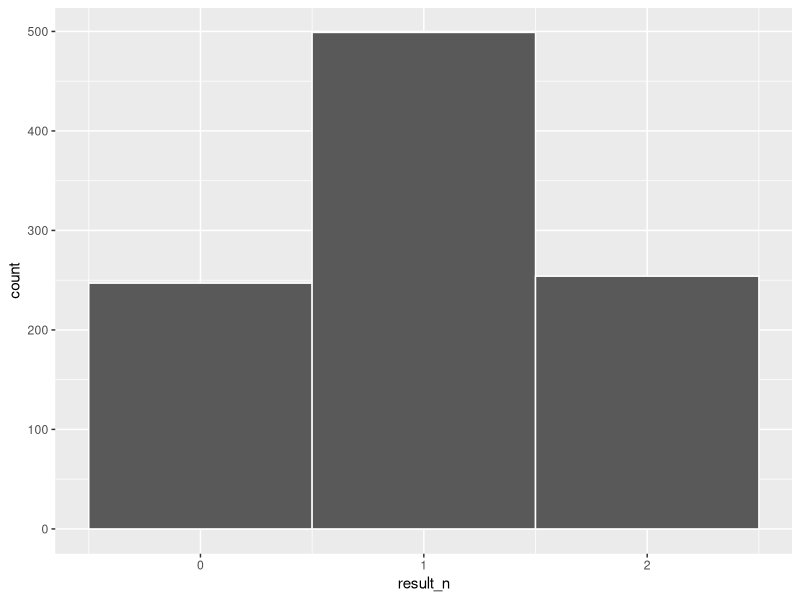
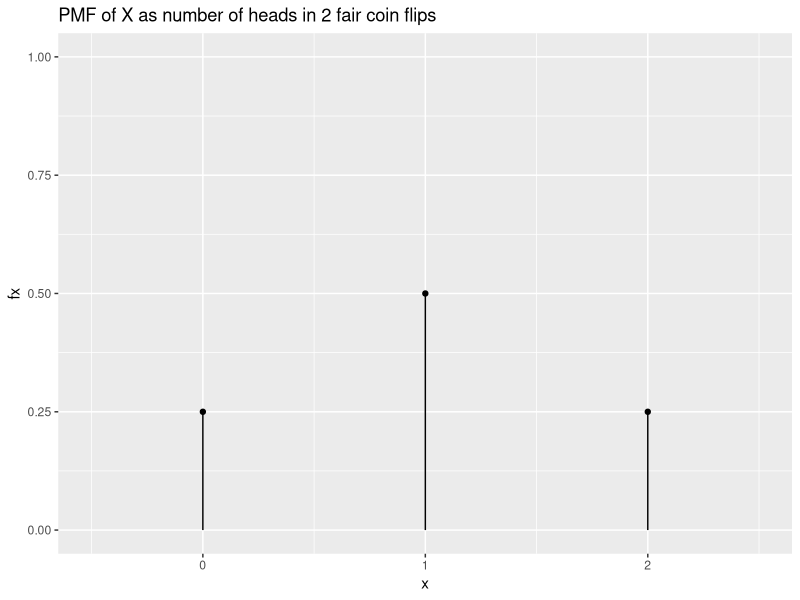
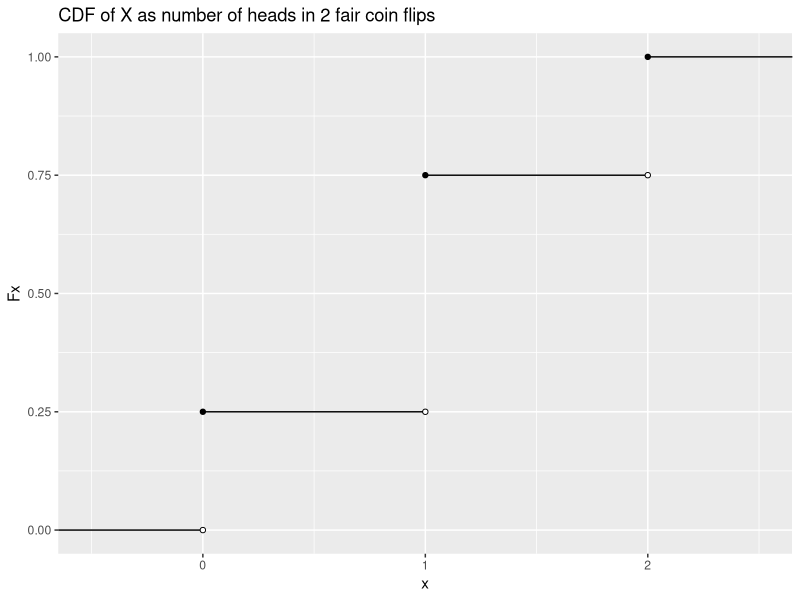
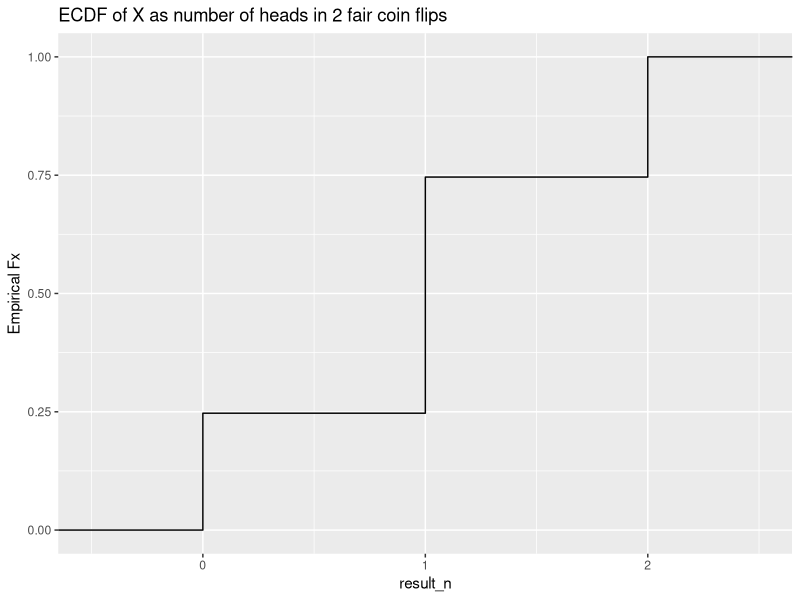
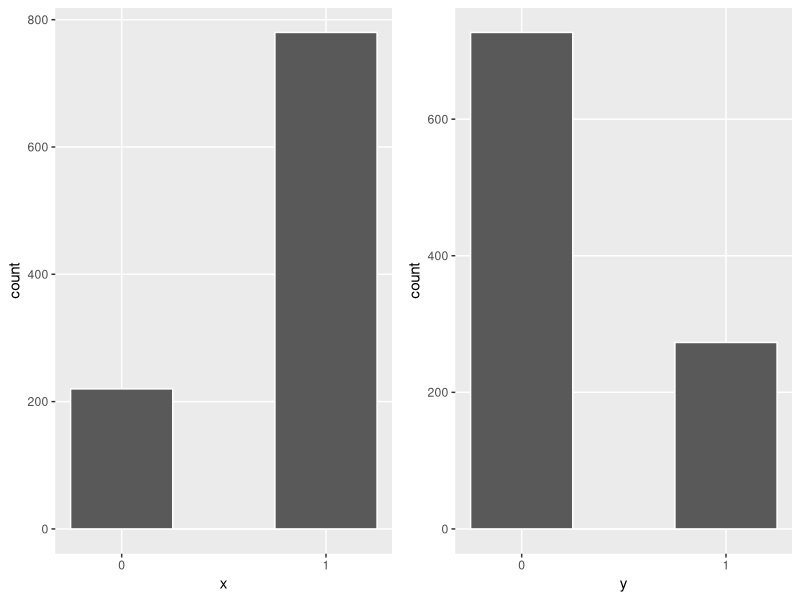
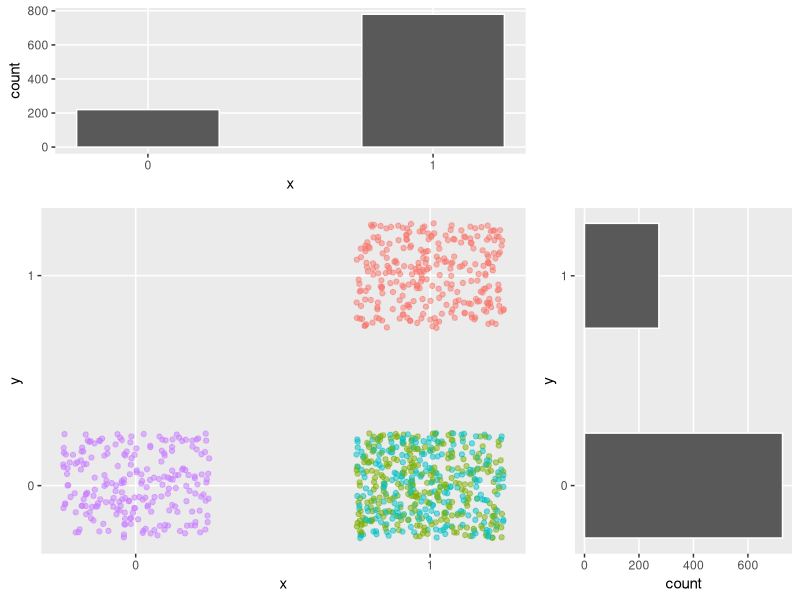
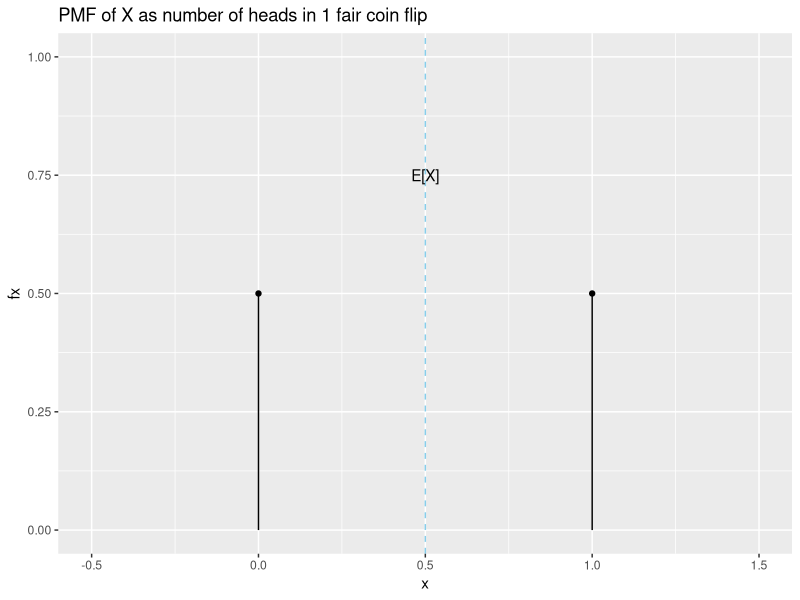
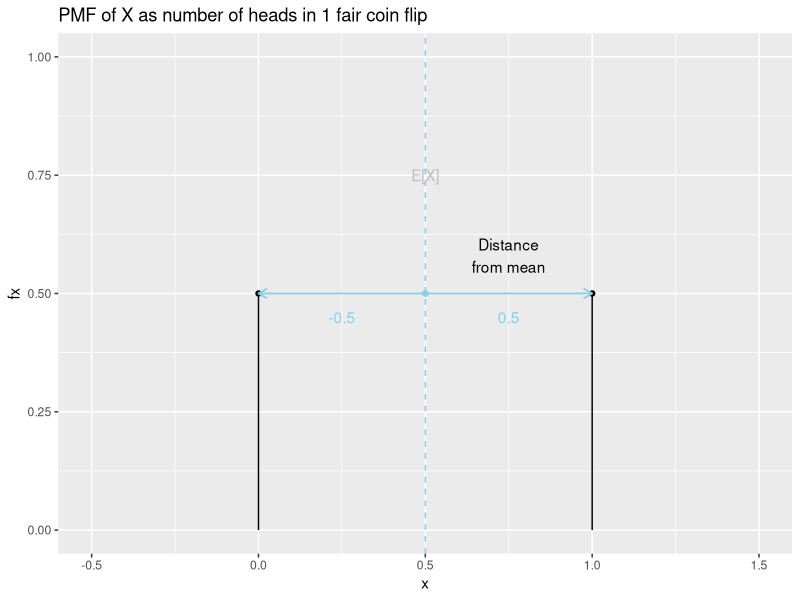

Generate these figures, in order, with R:
## ---- chunk 1
library(tidyverse)
library(gridExtra)
set.seed(60637)
## ---- chunk 2
X <- c(0, 1, 2)
probs <- c(0.25, 0.5, 0.25)

sample(x = X,
       size = 1,
       prob = probs)

## ---- chunk 3
n <- 1000
result_n <- sample(x = X,
                   size = n,
                   prob = probs,
                   replace = TRUE)

table(result_n)
## ---- chunk 4

prop.table(table(result_n))

## ---- chunk 5

ggplot(tibble(result_n), aes(x = result_n)) +
  geom_histogram(bins = 3, position = 'identity', color = 'white')

## ---- chunk 6
plotdata <- tibble(
  x = c(-1, 0, 1, 2),
  xend = c(0, 1, 2, 3),
  fx = c(0, 1/4, 1/2, 1/4),
  Fx = cumsum(fx)
)

ggplot(plotdata, aes(x = x, y = fx)) +
  geom_point() +
  coord_cartesian(xlim = c(-0.5, 2.5),
                  ylim = c(0,1)) +
  geom_segment(aes(x = x, y = c(0,0,0,0), xend = x, yend = fx)) +
  ggtitle('PMF of X as number of heads in 2 fair coin flips')
## ---- chunk 7
ggplot(plotdata, aes(x = x, y = Fx)) +
  geom_segment(aes(x = x, y = Fx, xend = xend, yend = Fx)) + 
  geom_point() +
  geom_point(aes(x = xend, y = Fx), shape= 21, fill = 'white') +
  coord_cartesian(xlim = c(-0.5, 2.5),
                  ylim = c(0,1)) +
  ggtitle('CDF of X as number of heads in 2 fair coin flips')
## ---- chunk 8

ggplot(tibble(result_n), aes(x = result_n)) +
  stat_ecdf() +
  coord_cartesian(xlim = c(-0.5, 2.5)) +
  ylab('Empirical Fx') +
  ggtitle('ECDF of X as number of heads in 2 fair coin flips')

## ---- chunk 9
Omega <- c('HH', 'HT', 'TH', 'TT')
probs <- c(0.25, 0.25, 0.25, 0.25)

result_n <- sample(x = Omega,
                   size = n,
                   prob = probs,
                   replace = TRUE)

result_mat <- tibble(omega = result_n,
                     x = case_when(result_n == 'TT' ~ 0, TRUE ~ 1),
                     y = case_when(result_n == 'HH' ~ 1, TRUE ~ 0))

options <- list(theme(panel.grid.minor = element_blank()), scale_x_continuous(breaks = c(0, 1))) # save some style options

p1 <- ggplot(result_mat) + geom_histogram(aes(x = x), bins = 3, position = 'identity', color = 'white') + options
  
p2 <- ggplot(result_mat) + geom_histogram(aes(x = y), bins = 3, position = 'identity', color = 'white') + options

grid.arrange(p1, p2, ncol = 2)

## ---- chunk 10
hist_top <- p1 
empty <- ggplot()+geom_point(aes(1,1), colour="white")+
  theme(axis.ticks=element_blank(), 
        panel.background=element_blank(), 
        axis.text.x=element_blank(), axis.text.y=element_blank(),           
        axis.title.x=element_blank(), axis.title.y=element_blank())

count_mat <- result_mat %>% 
  group_by(x, y) %>% 
  summarize(count = n(), .groups = 'keep')

scatter <- ggplot(result_mat, aes(x = x, y = y, color = omega)) +
  geom_jitter(width = 0.25, height = 0.25, alpha = 0.5) + 
  scale_x_continuous(breaks = c(0, 1)) +
  scale_y_continuous(breaks = c(0,1))+
  theme(panel.grid.minor = element_blank(), legend.position = 'none') 

hist_right <- p2 + coord_flip()

grid.arrange(hist_top, empty, scatter, hist_right, ncol=2, nrow=2, widths=c(4, 2), heights=c(2, 4))

## ---- chunk 11
plotdata <- tibble(
  x = c(0, 1),
  fx = c(1/2, 1/2)
)

ggplot(plotdata, aes(x = x, y = fx)) +
  geom_point() +
  coord_cartesian(xlim = c(-0.5, 1.5),
                  ylim = c(0,1)) +
  geom_segment(aes(x = x, y = c(0,0), xend = x, yend = fx)) +
  geom_vline(xintercept = 0.5, lty = 'dashed', color = 'skyblue') +
  annotate(geom="text", x=0.5, y=0.75, label="E[X]") +
  ggtitle('PMF of X as number of heads in 1 fair coin flip')
## ---- chunk 12

ggplot(plotdata, aes(x = x, y = fx)) +
  geom_point() +
  coord_cartesian(xlim = c(-0.5, 1.5),
                  ylim = c(0,1)) +
  geom_segment(aes(x = x, y = c(0,0), xend = x, yend = fx)) +
  geom_vline(xintercept = 0.5, lty = 'dashed', color = 'skyblue') +
  annotate(geom="text", x=0.5, y=0.75, label="E[X]", col = 'grey') +
  geom_segment(aes(x = 0.5, xend = 0.0, y = 0.5, yend = 0.5), arrow = arrow(length = unit(0.25, "cm")), color = 'skyblue') +
  geom_segment(aes(x = 0.5, xend = 1, y = 0.5, yend = 0.5), arrow = arrow(length = unit(0.25, "cm")), color = 'skyblue') +
  annotate(geom="text", x=0.75, y=0.58, label="Distance\nfrom mean") +
  annotate(geom="text", x=0.25, y=0.45, label="-0.5", color = 'skyblue') +
  annotate(geom="text", x=0.75, y=0.45, label="0.5", color = 'skyblue') +
  geom_point(aes(x = 0.5, y = 0.5), color = 'skyblue') +
  ggtitle('PMF of X as number of heads in 1 fair coin flip')
## ---- chunk 13

ggplot(plotdata, aes(x = x, y = fx)) +
  geom_point() +
  coord_cartesian(xlim = c(-0.5, 1.5),
                  ylim = c(0,1)) +
  geom_segment(aes(x = x, y = c(0,0), xend = x, yend = fx)) +
  geom_vline(xintercept = 0.5, lty = 'dashed', color = 'skyblue') +
  annotate(geom="text", x=0.5, y=0.75, label="E[X]", col = 'grey') +
  geom_segment(aes(x = 0.5, xend = 0.25, y = 0.5, yend = 0.5), arrow = arrow(length = unit(0.25, "cm")), color = 'skyblue') +
  geom_segment(aes(x = 0.5, xend = 0.75, y = 0.5, yend = 0.5), arrow = arrow(length = unit(0.25, "cm")), color = 'skyblue') +
  annotate(geom="text", x=0.75, y=0.58, label="Squared distance\nfrom mean") +
  annotate(geom="text", x=0.25, y=0.45, label="0.25", color = 'skyblue') +
  annotate(geom="text", x=0.75, y=0.45, label="0.25", color = 'skyblue') +
  geom_point(aes(x = 0.5, y = 0.5), color = 'skyblue') +
  ggtitle('PMF of X as number of heads in 1 fair coin flip')
## ---- chunk 14

ggplot(plotdata, aes(x = x, y = fx)) +
  geom_point() +
  coord_cartesian(xlim = c(-0.5, 1.5),
                  ylim = c(0,1)) +
  geom_segment(aes(x = x, y = c(0,0), xend = x, yend = fx)) +
  geom_vline(xintercept = 0.5, lty = 'dashed', color = 'skyblue') +
  annotate(geom="text", x=0.5, y=0.75, label="E[X]", col = 'grey') +
  geom_segment(aes(x = 0.5, xend = 0.0, y = 0.5, yend = 0.5), arrow = arrow(length = unit(0.25, "cm")), color = 'skyblue') +
  geom_segment(aes(x = 0.5, xend = 1, y = 0.5, yend = 0.5), arrow = arrow(length = unit(0.25, "cm")), color = 'skyblue') +
  annotate(geom="text", x=0.75, y=0.6, label="Square root of average\nsquared distance\nfrom mean") +
  annotate(geom="text", x=0.25, y=0.45, label="0.5", color = 'skyblue') +
  annotate(geom="text", x=0.75, y=0.45, label="0.5", color = 'skyblue') +
  geom_point(aes(x = 0.5, y = 0.5), color = 'skyblue') +
  ggtitle('PMF of X as number of heads in 1 fair coin flip')
## ---- chunk 15
plotdata <- tibble(
  x = c(0, 1, 2),
  xend = c(1, 2, 3),
  fx = c(1/16, 3/8, 9/16),
  Fx = cumsum(fx)
)

# Expected value
Ex <- sum(plotdata$x*plotdata$fx)

ggplot(plotdata, aes(x = x, y = fx)) +
  geom_point() +
  coord_cartesian(xlim = c(-0.8, 2.8),
                  ylim = c(0,1)) +
  geom_segment(aes(x = x, y = c(0,0,0), xend = x, yend = fx)) +  
  geom_vline(xintercept = 1.5, lty = 'dashed', color = 'skyblue') +
  annotate(geom="text", x=1.5, y=0.75, label="E[X]") +
  ggtitle('PMF of X as number of heads in 2 UNfair coin flips')
## ---- chunk 16

ggplot(plotdata, aes(x = x, y = fx)) +
  geom_point() +
  coord_cartesian(xlim = c(-0.8, 2.8),
                  ylim = c(0,1)) +
  geom_segment(aes(x = x, y = c(0,0,0), xend = x, yend = fx)) +  
  geom_vline(xintercept = Ex, lty = 'dashed', color = 'skyblue') +
  annotate(geom="text", x=Ex, y=0.75, label="E[X]", color = 'grey') +
  geom_segment(aes(x = Ex, xend = x, y = fx, yend = fx), 
               arrow = arrow(length = unit(0.25, "cm")), color = 'skyblue') +
  geom_point(aes(x = Ex, y = fx), color = 'skyblue') +
  annotate(geom="text", x=1.8, y=0.63, label="Distance\nfrom mean") +
  annotate(geom="text", x=(plotdata$x+Ex)/2, y=(plotdata$fx-0.05), label=(plotdata$x-Ex), color = 'skyblue') +
    ggtitle('PMF of X as number of heads in 2 UNfair coin flips')
## ---- chunk 17

ggplot(plotdata, aes(x = x, y = fx)) +
  geom_point() +
  coord_cartesian(xlim = c(-0.8, 2.8),
                  ylim = c(0,1)) +
  geom_segment(aes(x = x, y = c(0,0,0), xend = x, yend = fx)) +  
  geom_vline(xintercept = Ex, lty = 'dashed', color = 'skyblue') +
  annotate(geom="text", x=Ex, y=0.75, label="E[X]", color = 'grey') +
  geom_segment(aes(x = Ex, xend = Ex+sign(x-Ex)*(x-Ex)^2, y = fx, yend = fx), 
               arrow = arrow(length = unit(0.25, "cm")), color = 'skyblue') +
  geom_point(aes(x = Ex, y = fx), color = 'skyblue') +
  annotate(geom="text", x=1.8, y=0.63, label="Squared distance\nfrom mean") +
  annotate(geom="text", x=(plotdata$x+Ex)/2, y=(plotdata$fx-0.05), label=(plotdata$x-Ex)^2, color = 'skyblue') +
    ggtitle('PMF of X as number of heads in 2 UNfair coin flips')
## ---- chunk 18

sdx <- sqrt(sum((plotdata$x-Ex)^2 *plotdata$fx))

ggplot(plotdata, aes(x = x, y = fx)) +
  geom_point() +
  coord_cartesian(xlim = c(-0.8, 2.8),
                  ylim = c(0,1)) +
  geom_segment(aes(x = x, y = c(0,0,0), xend = x, yend = fx)) +  
  geom_vline(xintercept = Ex, lty = 'dashed', color = 'skyblue') +
  annotate(geom="text", x=Ex, y=0.75, label="E[X]", color = 'grey') +
  geom_segment(aes(x = Ex, xend = Ex-sdx, y = 0.5, yend = 0.5), 
               arrow = arrow(length = unit(0.25, "cm")), color = 'skyblue') +
  geom_point(aes(x = Ex, y = fx), color = 'skyblue') +
  geom_segment(aes(x = Ex, xend = Ex+sdx, y = 0.5, yend = 0.5), 
               arrow = arrow(length = unit(0.25, "cm")), color = 'skyblue') +
  geom_point(aes(x = Ex, y = fx), color = 'skyblue') +
  annotate(geom="text", x=1.8, y=0.63, label="Square root of average\nsquared distance\nfrom mean") +
  annotate(geom="text", x=(Ex+c(-1.05,1.05)*round(sdx, 3)/2), y=0.45, 
           label=round(sdx, 3), color = 'skyblue') +
    ggtitle('PMF of X as number of heads in 2 UNfair coin flips')
## ---- chunk 19
df <- tibble(x = rpois(1e3, lambda = 3),
             y = rpois(1e3, lambda = 3) + x)


ggplot(df, aes(x = x, y = y)) +
  geom_jitter(height = .2, width =.2, alpha = 0.6) +
  geom_smooth(method = lm, se = FALSE)

cov(df$x, df$y)
## ---- chunk 20
runif(n = 1, min = 0, max = 1)
## ---- chunk 21
result_n <- runif(n, min = 0, max = 1)

ggplot(tibble(result_n), aes(x = result_n)) +
  geom_histogram(breaks = seq(0, 1, length.out = 15),  
                 position = 'identity', color = 'white')
## ---- chunk 22


plotdata <- tibble(
  x = c(-1, 0, 1, 2),
  Fx = c(0, 0, 1, 1)
)

ggplot(plotdata, aes(x = x, y = Fx)) +
  geom_line() + 
  coord_cartesian(xlim = c(-0.5, 1.5),
                  ylim = c(0,1)) +
  ggtitle('CDF of Standard Uniform Distribution')
## ---- chunk 23
plotdata <- tibble(
  x = c(-1, 0, 1, 1),
  xend = c(0, 1, 1, 2),
  fx = c(0, 1, 1, 0)
)

ggplot(plotdata, aes(x = x, y = fx)) +
  geom_segment(aes(x = x, y = fx, xend = xend, yend = fx)) + 
  geom_point() +
  geom_point(aes(x = 0, y = 0), shape= 21, fill = 'white') +
  geom_point(aes(x = 1, y = 0), shape= 21, fill = 'white') +
  coord_cartesian(xlim = c(-0.5, 1.5),
                  ylim = c(0,1)) +
  ggtitle('PDF of Standard Uniform Distribution')
## ---- chunk 24
datapoly <- tibble(x = c(0, 0, 1, 1),
                   y = c(0, 1, 1, 0))

ggplot(plotdata, aes(x = x, y = fx)) +
  geom_segment(aes(x = x, y = fx, xend = xend, yend = fx)) + 
  geom_point() +
  geom_point(aes(x = 0, y = 0), shape= 21, fill = 'white') +
  geom_point(aes(x = 1, y = 0), shape= 21, fill = 'white') +
  coord_cartesian(xlim = c(-0.5, 1.5),
                  ylim = c(0,1)) +
  ggtitle('PDF of Standard Uniform Distribution')

## ---- chunk 25
datapoly <- tibble(x = c(0, 0, 1, 1),
                   y = c(0, 1, 1, 0))

ggplot(plotdata, aes(x = x, y = fx)) +
  geom_segment(aes(x = x, y = fx, xend = xend, yend = fx)) + 
  geom_point() +
  geom_point(aes(x = 0, y = 0), shape= 21, fill = 'white') +
  geom_point(aes(x = 1, y = 0), shape= 21, fill = 'white') +
  coord_cartesian(xlim = c(-0.5, 1.5),
                  ylim = c(0,1)) +
  geom_polygon(data = datapoly, aes(x = x, y = y), fill = 'blue', alpha = 0.5) + 
  ggtitle('PDF of Standard Uniform Distribution')
## ---- chunk 26
datapoly <- tibble(x = c(0, 0, 0.75, 0.75),
                   y = c(0, 1, 1, 0))

ggplot(plotdata, aes(x = x, y = fx)) +
  geom_segment(aes(x = x, y = fx, xend = xend, yend = fx)) + 
  geom_point() +
  geom_point(aes(x = 0, y = 0), shape= 21, fill = 'white') +
  geom_point(aes(x = 1, y = 0), shape= 21, fill = 'white') +
  coord_cartesian(xlim = c(-0.5, 1.5),
                  ylim = c(0,1)) +
  geom_polygon(data = datapoly, aes(x = x, y = y), fill = 'blue', alpha = 0.5) + 
  ggtitle('PDF of Standard Uniform Distribution')
## ---- chunk 27
result_n <- rnorm(n = 10000)
plotdata <- tibble(
  x = result_n,
  Fx = pnorm(result_n),
  fx = dnorm(result_n)
)

ggplot(plotdata, aes(x = x, y = fx)) +
  geom_line() +
  coord_cartesian(xlim = c(-2.5, 2.5),
                  ylim = c(0,0.5)) +
  geom_vline(xintercept = 0, lty = 'dashed', color = 'skyblue') +
  geom_segment(aes(x = 0, xend = -1, y = 0.2, yend = 0.2), 
               arrow = arrow(length = unit(0.25, "cm")), color = 'skyblue') +
  geom_segment(aes(x = 0, xend = 1, y = 0.2, yend = 0.2), 
               arrow = arrow(length = unit(0.25, "cm")), color = 'skyblue') +
  geom_point(aes(x = 0, y = 0.2), color = 'skyblue') + 
  annotate(geom="text", x = 0.5, y = .19, label = as.character(expression(sigma)), parse = TRUE, color = 'skyblue') + 
  annotate(geom="text", x = -0.5, y = .19, label = as.character(expression(sigma)), parse = TRUE, color = 'skyblue') + 
  annotate(geom="text", x = 0.075, y = .42, label = as.character(expression(mu)), parse = TRUE, color = 'skyblue') +
  ggtitle('PDF of Standard Normal Distribution')
## ---- chunk 28
ggplot(plotdata, aes(x = x, y = Fx)) +
  geom_line() +
  coord_cartesian(xlim = c(-2.5, 2.5),
                  ylim = c(0,1)) +
  geom_vline(xintercept = 0, lty = 'dashed', color = 'skyblue') +
  ggtitle('CDF of Standard Normal Distribution')
